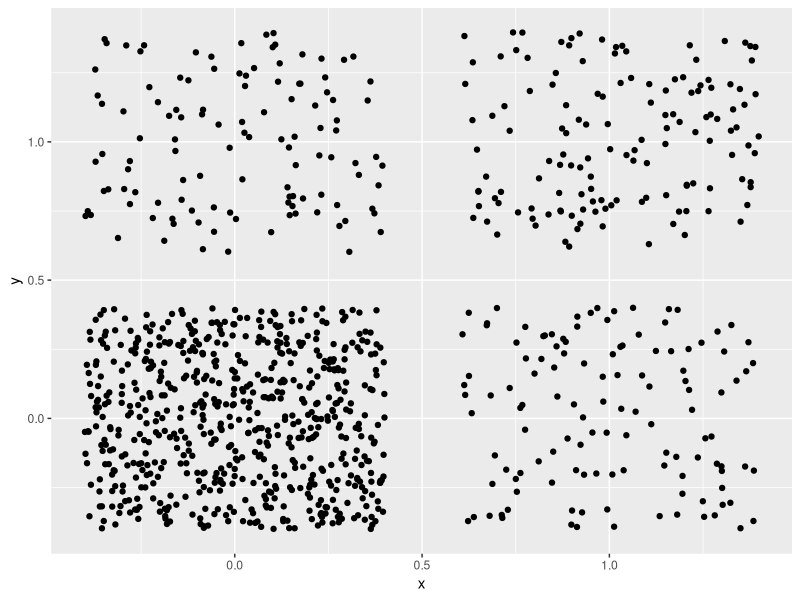
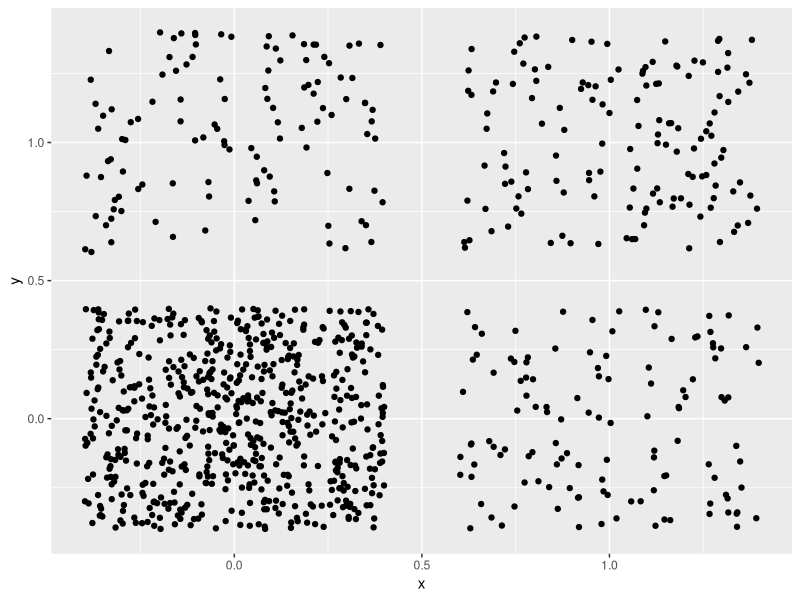

Generate these figures, in order, with R: (Note: this script raises an error after producing the figures.)
library(scales)
library(ggplot2)

data <- data.frame(x = c(rep(0, 500), sample(0:1, 500, replace = TRUE)),
                   y = c(rep(0, 500), sample(0:1, 500, replace = TRUE)),
                   year = factor(c(rep(1999, 500), rep(2000, 500))),
                   urbr = factor(sample(c("urb","rur"), 1000, replace = TRUE)),
                   round = factor(sample(c("R3", "R4"), 1000, replace = T)))

cor(data$x, data$y)

ggplot() +
  geom_point(data = data, aes(x = x, y = y), position = "jitter")

ggplot() +
  geom_jitter(data = data, aes(x = x, y = y))

cors <- ddply(data, .(urbr), summarise,
              r = ifelse(is.na(round(cor(x, y), 2)), 0, round(cor(x, y), 2)))

cors <- data %>%
  group_by(year, urbr) %>%
  do(r = round(cor(.$x, .$y), 2))

ggplot(data = data, aes(x = x, y = y)) +
  #geom_jitter(position = position_jitter(width = 0.05,
  #                                       height = 0.05)) +
  geom_smooth() +
  #facet_grid(~ round) +
  annotate("text", label = "hello", size = 10) +
  geom_errorbar(aes(x = x, ymin = 0, ymax = 1))
